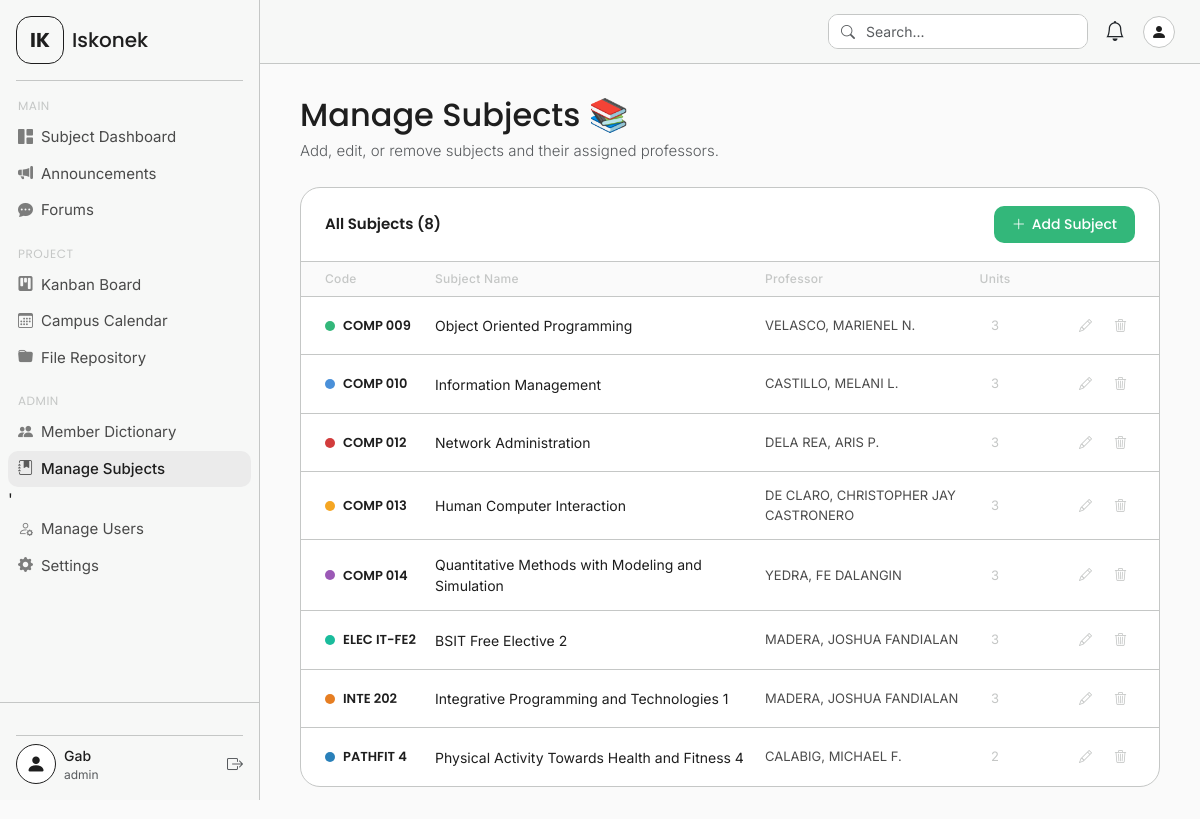
The app's page /manage_subjects.php (signed in) with its own data.
### tables this page shows
CREATE TABLE `subjects` (
  `id` int(11) NOT NULL,
  `code` varchar(20) NOT NULL,
  `name` varchar(160) NOT NULL,
  `instructor` varchar(120) DEFAULT NULL,
  `units` tinyint(4) DEFAULT 3,
  `enroll_key` varchar(40) NOT NULL,
  `color` varchar(10) DEFAULT '#33b77a',
  `semester` varchar(40) DEFAULT '2nd Sem, A.Y. 2024-25',
  `created_at` timestamp NOT NULL DEFAULT current_timestamp()
);

### manage_subjects.php (the view, shortened to what this page needs)
<?php
require_once 'includes/config.php';
$subjects_query = $conn->query("SELECT * FROM subjects ORDER BY code");
$subjects = $subjects_query->fetch_all(MYSQLI_ASSOC);
?>
<!DOCTYPE html>
<html lang="en">
<head>
  <link href="https://cdn.jsdelivr.net/npm/bootstrap@5.3.3/dist/css/bootstrap.min.css" rel="stylesheet">
  <link href="https://cdn.jsdelivr.net/npm/bootstrap-icons@1.11.3/font/bootstrap-icons.min.css" rel="stylesheet">
  <link href="assets/css/style.css" rel="stylesheet">
</head>
<body>
<div class="app-wrapper">
  <?php include 'includes/sidebar.php'; ?>
  <div class="main-content">
    <?php include 'includes/navbar.php'; ?>
    <div class="page-body">
      <div class="mb-4">
        <h2 class="hero-greeting mb-1">Manage Subjects 📚</h2>
        <p class="hero-sub text-muted">Add, edit, or remove subjects and their assigned professors.</p>
      </div>
      <div class="subjects-panel">
        <div class="subjects-panel-header">
          <p class="subjects-panel-title">All Subjects (<?= count($subjects) ?>)</p>
          <button class="btn-new-subject" data-bs-toggle="modal" data-bs-target="#subjectModal"
                  onclick="openAddModal()">
            <i class="bi bi-plus-lg"></i> Add Subject
          </button>
        </div>
        <?php if (empty($subjects)): ?>
          <div class="subjects-empty">
            <i class="bi bi-journal-bookmark"></i>
            <p class="mb-1 fw-medium" style="font-size:15px;">No subjects yet</p>
            <p style="font-size:13px;">Add your first subject to get started.</p>
          </div>
        <?php else: ?>
          <div class="subject-table-header">
            <span>Code</span>
            <span>Subject Name</span>
            <span>Professor</span>
            <span style="text-align:center;">Units</span>
            <span></span>
          </div>
          <?php foreach ($subjects as $subj): ?>
            <div class="subject-row">
              <div class="subject-code">
                <span class="subject-color-dot" style="background:<?= htmlspecialchars($subj['color']) ?>;"></span>
                <?= htmlspecialchars($subj['code']) ?>
              </div>
              <div class="subject-name"><?= htmlspecialchars($subj['name']) ?></div>
              <div class="subject-instructor"><?= htmlspecialchars($subj['instructor'] ?? '—') ?></div>
              <div class="subject-units" style="text-align:center;"><?= (int)$subj['units'] ?></div>
              <div class="subject-actions">
                <button class="btn-edit-subj" title="Edit"
                        onclick='openEditModal(<?= json_encode($subj) ?>)'>
                  <i class="bi bi-pencil"></i>
                </button>
                <button class="btn-delete-subj" title="Delete"
                        onclick="confirmDelete(<?= $subj['id'] ?>, '<?= htmlspecialchars(addslashes($subj['code'])) ?>')">
                  <i class="bi bi-trash3"></i>
                </button>
              </div>
            </div>
          <?php endforeach; ?>
        <?php endif; ?>
      </div>
    </div>
  </div>
</div>
</body>
</html>

### assets/css/style.css (style rules this page uses)
:root { --sidebar-width: 260px; --navbar-height: 64px; --bg-main: #fafafa; --bg-sidebar: #f7f8f7; --border-color: #c5c7c6; --hover-bg: #ebebeb; --text-primary: #1e1e1e; --text-secondary: rgba(30, 30, 30, 0.8); --text-muted: #c5c7c6; --accent-green: #33b77a; --accent-red: #d23c3c; --font-main: 'Inter', sans-serif; --font-heading: 'Poppins', sans-serif; }
* { box-sizing: border-box; }
body { font-family: var(--font-main); background-color: var(--bg-main); color: var(--text-primary); overflow-x: hidden; }
.app-wrapper { display: flex; min-height: 100vh; }
.main-content { margin-left: var(--sidebar-width); flex: 1; display: flex; flex-direction: column; min-height: 100vh; }
.page-body { padding: 32px 40px; flex: 1; }
.hero-greeting { font-family: var(--font-heading); font-size: 32px; font-weight: 500; color: var(--text-primary); line-height: 1.2; }
.hero-sub { font-size: 15px; font-weight: 300; color: var(--text-primary); margin-top: 6px; }

### manage_subjects.php (style rules this page uses)
.subjects-panel { background: white; border: 1px solid var(--border-color); border-radius: 20px; overflow: hidden; }
.subjects-panel-header { display: flex; align-items: center; justify-content: space-between; padding: 18px 24px; border-bottom: 1px solid var(--border-color); }
.subjects-panel-title { font-family: var(--font-heading); font-size: 15px; font-weight: 600; color: var(--text-primary); margin: 0; }
.btn-new-subject { background-color: var(--accent-green); color: white; border: none; border-radius: 10px; padding: 8px 18px; font-size: 14px; font-weight: 500; font-family: var(--font-heading); transition: background-color 0.15s; display: flex; align-items: center; gap: 6px; }
.subject-table-header { display: grid; grid-template-columns: 110px 1fr 200px 60px 110px; padding: 8px 24px; font-size: 12px; font-weight: 500; color: var(--text-muted); letter-spacing: 0.3px; border-bottom: 1px solid var(--border-color); background: #fafafa; }
.subject-row { display: grid; grid-template-columns: 110px 1fr 200px 60px 110px; align-items: center; padding: 14px 24px; border-bottom: 1px solid var(--border-color); transition: background-color 0.15s ease; }
.subject-row:last-child { border-bottom: none; }
.subject-code { font-family: var(--font-heading); font-weight: 600; font-size: 13px; color: var(--text-primary); display: flex; align-items: center; gap: 8px; }
.subject-color-dot { width: 10px; height: 10px; border-radius: 50%; flex-shrink: 0; }
.subject-name { font-size: 14px; color: var(--text-primary); }
.subject-instructor { font-size: 13px; color: var(--text-secondary); }
.subject-units { font-size: 13px; color: var(--text-muted); text-align: center; }
.subject-actions { display: flex; gap: 6px; justify-content: flex-end; }
.btn-edit-subj, .btn-delete-subj { background: none; border: none; padding: 5px 8px; border-radius: 8px; font-size: 13px; cursor: pointer; transition: background 0.15s, color 0.15s; }
.btn-edit-subj { color: var(--text-muted); }
.btn-delete-subj { color: var(--text-muted); }

### records on screen
subjects: code "COMP 009", name "Object Oriented Programming", instructor "VELASCO, MARIENEL N.", units "3"
subjects: code "COMP 010", name "Information Management", instructor "CASTILLO, MELANI L.", units "3"
subjects: code "COMP 012", name "Network Administration", instructor "DELA REA, ARIS P.", units "3"
subjects: code "COMP 013", name "Human Computer Interaction", instructor "DE CLARO, CHRISTOPHER JAY CASTRONERO", units "3"
subjects: code "COMP 014", name "Quantitative Methods with Modeling and Simulation", instructor "YEDRA, FE DALANGIN", units "3"
subjects: code "ELEC IT-FE2", name "BSIT Free Elective 2", instructor "MADERA, JOSHUA FANDIALAN", units "3"
subjects: code "INTE 202", name "Integrative Programming and Technologies 1", instructor "MADERA, JOSHUA FANDIALAN", units "3"
subjects: code "PATHFIT 4", name "Physical Activity Towards Health and Fitness 4", instructor "CALABIG, MICHAEL F.", units "2"

### other values on screen
$_SESSION['full_name'] "Gab"
$_SESSION['role'] "admin"
count($subjects) "8"
